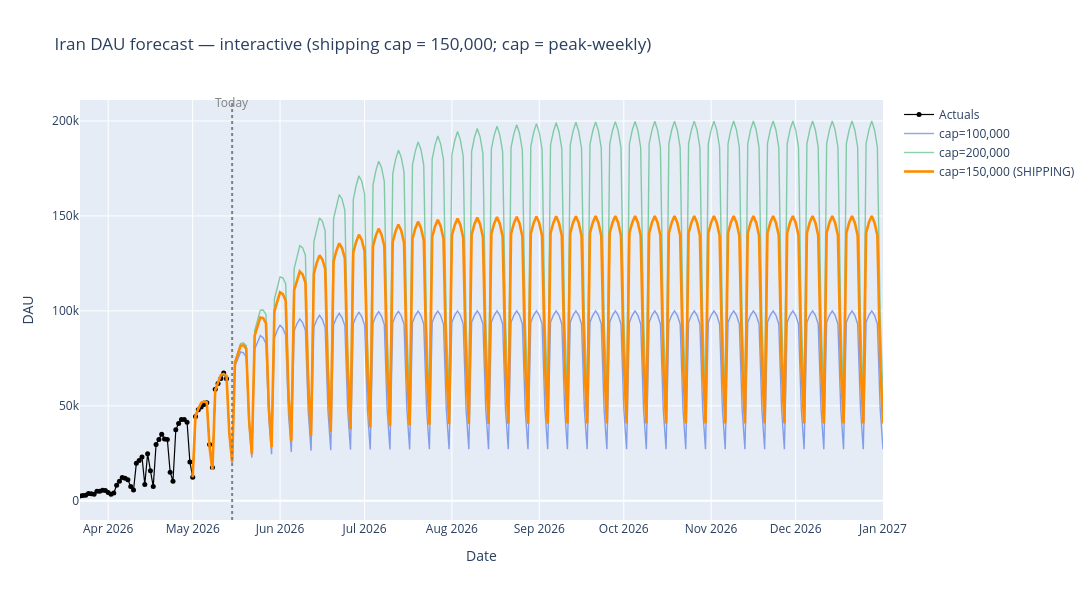

Here is the notebook cell this chart was saved with:
### Markdown cell above
## Interactive plot (zoomable)

### Code cell
# [interactive-plot]
import plotly.graph_objects as go

fig = go.Figure()
fig.add_trace(go.Scatter(
    x=plot_actuals.index, y=plot_actuals['dau'],
    mode='markers+lines', marker=dict(size=5), name='Actuals',
    line=dict(color='black', width=1.2),
))

plotly_colors = {100_000: 'royalblue', 150_000: 'darkorange', 200_000: 'mediumseagreen'}
for cap_value in sorted_caps:
    fc = forecasts[cap_value]
    mask = (fc.index >= PLOT_START) & (fc.index <= FORECAST_PLOT_END)
    is_shipping = cap_value == SHIPPING_CAP
    fig.add_trace(go.Scatter(
        x=fc.index[mask], y=fc.loc[mask, 'forecast'],
        mode='lines', name=f'cap={cap_value:,}' + (' (SHIPPING)' if is_shipping else ''),
        line=dict(color=plotly_colors.get(cap_value, 'firebrick'),
                  width=2.6 if is_shipping else 1.4),
        opacity=1.0 if is_shipping else 0.6,
    ))

# Today line + annotation (avoid add_vline; broken with date x in plotly 6.x)
_today_iso = TODAY.strftime('%Y-%m-%d')
fig.add_shape(
    type='line', x0=_today_iso, x1=_today_iso, y0=0, y1=1, yref='paper',
    line=dict(color='grey', dash='dot'),
)
fig.add_annotation(
    x=_today_iso, y=1.02, yref='paper', text='Today',
    showarrow=False, font=dict(color='grey'),
)

fig.update_layout(
    title=f'Iran DAU forecast — interactive (shipping cap = {SHIPPING_CAP:,}; cap = peak-weekly)',
    xaxis_title='Date', yaxis_title='DAU',
    hovermode='x unified',
    width=1100, height=600,
    xaxis=dict(range=[PLOT_START.strftime('%Y-%m-%d'), FORECAST_PLOT_END.strftime('%Y-%m-%d')]),
)
fig.show()

### Figure 1 — Plotly figure (JSON) as saved in the notebook; plotly's stock layout.template omitted (floating-point values rounded to 4 significant figures; data arrays with more than 128 entries replaced by an {"elided": "..."} marker saying what was removed)
{"data": [{"line": {"color": "black", "width": 1.2}, "marker": {"size": 5}, "mode": "markers+lines", "name": "Actuals", "type": "scatter", "x": ["2026-03-22T00:00:00.000000000", "2026-03-23T00:00:00.000000000", "2026-03-24T00:00:00.000000000", "2026-03-25T00:00:00.000000000", "2026-03-26T00:00:00.000000000", "2026-03-27T00:00:00.000000000", "2026-03-28T00:00:00.000000000", "2026-03-29T00:00:00.000000000", "2026-03-30T00:00:00.000000000", "2026-03-31T00:00:00.000000000", "2026-04-01T00:00:00.000000000", "2026-04-02T00:00:00.000000000", "2026-04-03T00:00:00.000000000", "2026-04-04T00:00:00.000000000", "2026-04-05T00:00:00.000000000", "2026-04-06T00:00:00.000000000", "2026-04-07T00:00:00.000000000", "2026-04-08T00:00:00.000000000", "2026-04-09T00:00:00.000000000", "2026-04-10T00:00:00.000000000", "2026-04-11T00:00:00.000000000", "2026-04-12T00:00:00.000000000", "2026-04-13T00:00:00.000000000", "2026-04-14T00:00:00.000000000", "2026-04-15T00:00:00.000000000", "2026-04-16T00:00:00.000000000", "2026-04-17T00:00:00.000000000", "2026-04-18T00:00:00.000000000", "2026-04-19T00:00:00.000000000", "2026-04-20T00:00:00.000000000", "2026-04-21T00:00:00.000000000", "2026-04-22T00:00:00.000000000", "2026-04-23T00:00:00.000000000", "2026-04-24T00:00:00.000000000", "2026-04-25T00:00:00.000000000", "2026-04-26T00:00:00.000000000", "2026-04-27T00:00:00.000000000", "2026-04-28T00:00:00.000000000", "2026-04-29T00:00:00.000000000", "2026-04-30T00:00:00.000000000", "2026-05-01T00:00:00.000000000", "2026-05-02T00:00:00.000000000", "2026-05-03T00:00:00.000000000", "2026-05-04T00:00:00.000000000", "2026-05-05T00:00:00.000000000", "2026-05-06T00:00:00.000000000", "2026-05-07T00:00:00.000000000", "2026-05-08T00:00:00.000000000", "2026-05-09T00:00:00.000000000", "2026-05-10T00:00:00.000000000", "2026-05-11T00:00:00.000000000", "2026-05-12T00:00:00.000000000", "2026-05-13T00:00:00.000000000"], "y": [2586.0, 2740.0, 2861.0, 3859.0, 3677.0, 3402.0, 4986.0, 5023.0, 5492.0, 5461.0, 4340.0, 3451.0, 4103.0, 8200.0, 10320.0, 12220.0, 11890.0, 11050.0, 7512.0, 5650.0, 19720.0, 21220.0, 23110.0, 8579.0, 24830.0, 15860.0, 7494.0, 29630.0, 32270.0, 35100.0, 32470.0, 32280.0, 15080.0, 10260.0, 37390.0, 40650.0, 42820.0, 42830.0, 41390.0, 20490.0, 12450.0, 44440.0, 47920.0, 49440.0, 50770.0, 51570.0, 29680.0, 17520.0, 58680.0, 61740.0, 64460.0, 67350.0, 64200.0]}, {"line": {"color": "royalblue", "width": 1.4}, "mode": "lines", "name": "cap=100,000", "opacity": 0.6, "type": "scatter", "x": {"elided": "246 str values"}, "y": {"elided": "246 float values"}}, {"line": {"color": "mediumseagreen", "width": 1.4}, "mode": "lines", "name": "cap=200,000", "opacity": 0.6, "type": "scatter", "x": {"elided": "246 str values"}, "y": {"elided": "246 float values"}}, {"line": {"color": "darkorange", "width": 2.6}, "mode": "lines", "name": "cap=150,000 (SHIPPING)", "opacity": 1, "type": "scatter", "x": {"elided": "246 str values"}, "y": {"elided": "246 float values"}}], "layout": {"annotations": [{"font": {"color": "grey"}, "showarrow": false, "text": "Today", "x": "2026-05-15", "y": 1.02, "yref": "paper"}], "height": 600, "hovermode": "x unified", "shapes": [{"line": {"color": "grey", "dash": "dot"}, "type": "line", "x0": "2026-05-15", "x1": "2026-05-15", "y0": 0, "y1": 1, "yref": "paper"}], "title": {"text": "Iran DAU forecast — interactive (shipping cap = 150,000; cap = peak-weekly)"}, "width": 1100, "xaxis": {"range": ["2026-03-22", "2027-01-01"], "title": {"text": "Date"}}, "yaxis": {"title": {"text": "DAU"}}}}
